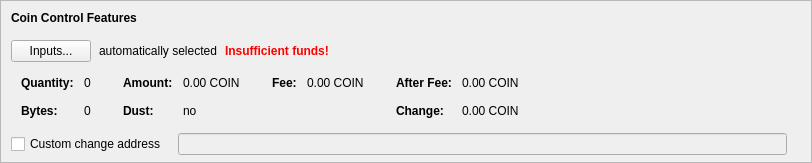
    <widget class="QFrame" name="frameCoinControl">
     <property name="sizePolicy">
      <sizepolicy hsizetype="Expanding" vsizetype="Expanding">
       <horstretch>0</horstretch>
       <verstretch>0</verstretch>
      </sizepolicy>
     </property>
     <property name="maximumSize">
      <size>
       <width>16777215</width>
       <height>16777215</height>
      </size>
     </property>
     <property name="frameShape">
      <enum>QFrame::StyledPanel</enum>
     </property>
     <property name="frameShadow">
      <enum>QFrame::Sunken</enum>
     </property>
     <layout class="QVBoxLayout" name="verticalLayoutCoinControl2">
      <property name="spacing">
       <number>0</number>
      </property>
      <property name="leftMargin">
       <number>0</number>
      </property>
      <property name="topMargin">
       <number>0</number>
      </property>
      <property name="rightMargin">
       <number>0</number>
      </property>
      <property name="bottomMargin">
       <number>6</number>
      </property>
      <item>
       <layout class="QVBoxLayout" name="verticalLayoutCoinControl" stretch="0,0,0,0,1">
        <property name="spacing">
         <number>0</number>
        </property>
        <property name="leftMargin">
         <number>10</number>
        </property>
        <property name="topMargin">
         <number>10</number>
        </property>
        <item>
         <layout class="QHBoxLayout" name="horizontalLayoutCoinControl1">
          <property name="bottomMargin">
           <number>15</number>
          </property>
          <item>
           <widget class="QLabel" name="labelCoinControlFeatures">
            <property name="sizePolicy">
             <sizepolicy hsizetype="Preferred" vsizetype="Maximum">
              <horstretch>0</horstretch>
              <verstretch>0</verstretch>
             </sizepolicy>
            </property>
            <property name="font">
             <font>
              <weight>75</weight>
              <bold>true</bold>
             </font>
            </property>
            <property name="styleSheet">
             <string notr="true">font-weight:bold;</string>
            </property>
            <property name="text">
             <string>Coin Control Features</string>
            </property>
           </widget>
          </item>
         </layout>
        </item>
        <item>
         <layout class="QHBoxLayout" name="horizontalLayoutCoinControl2" stretch="0,0,0,0">
          <property name="spacing">
           <number>8</number>
          </property>
          <property name="bottomMargin">
           <number>10</number>
          </property>
          <item>
           <widget class="QPushButton" name="pushButtonCoinControl">
            <property name="styleSheet">
             <string notr="true"/>
            </property>
            <property name="text">
             <string>Inputs...</string>
            </property>
            <property name="autoDefault">
             <bool>false</bool>
            </property>
           </widget>
          </item>
          <item>
           <widget class="QLabel" name="labelCoinControlAutomaticallySelected">
            <property name="text">
             <string>automatically selected</string>
            </property>
            <property name="margin">
             <number>5</number>
            </property>
           </widget>
          </item>
          <item>
           <widget class="QLabel" name="labelCoinControlInsuffFunds">
            <property name="font">
             <font>
              <weight>75</weight>
              <bold>true</bold>
             </font>
            </property>
            <property name="styleSheet">
             <string notr="true">color:red;font-weight:bold;</string>
            </property>
            <property name="text">
             <string>Insufficient funds!</string>
            </property>
            <property name="margin">
             <number>5</number>
            </property>
           </widget>
          </item>
          <item>
           <spacer name="horizontalSpacerCoinControl">
            <property name="orientation">
             <enum>Qt::Horizontal</enum>
            </property>
            <property name="sizeHint" stdset="0">
             <size>
              <width>40</width>
              <height>1</height>
             </size>
            </property>
           </spacer>
          </item>
         </layout>
        </item>
        <item>
         <widget class="QWidget" name="widgetCoinControl" native="true">
          <property name="sizePolicy">
           <sizepolicy hsizetype="Preferred" vsizetype="Preferred">
            <horstretch>0</horstretch>
            <verstretch>0</verstretch>
           </sizepolicy>
          </property>
          <property name="minimumSize">
           <size>
            <width>0</width>
            <height>0</height>
           </size>
          </property>
          <property name="styleSheet">
           <string notr="true"/>
          </property>
          <layout class="QHBoxLayout" name="horizontalLayoutCoinControl5">
           <property name="leftMargin">
            <number>0</number>
           </property>
           <property name="topMargin">
            <number>0</number>
           </property>
           <property name="rightMargin">
            <number>0</number>
           </property>
           <property name="bottomMargin">
            <number>0</number>
           </property>
           <item>
            <layout class="QHBoxLayout" name="horizontalLayoutCoinControl3" stretch="0,0,0,1">
             <property name="spacing">
              <number>20</number>
             </property>
             <property name="topMargin">
              <number>0</number>
             </property>
             <property name="bottomMargin">
              <number>10</number>
             </property>
             <item>
              <layout class="QFormLayout" name="formLayoutCoinControl1">
               <property name="horizontalSpacing">
                <number>10</number>
               </property>
               <property name="verticalSpacing">
                <number>14</number>
               </property>
               <property name="leftMargin">
                <number>10</number>
               </property>
               <property name="topMargin">
                <number>4</number>
               </property>
               <property name="rightMargin">
                <number>6</number>
               </property>
               <item row="0" column="0">
                <widget class="QLabel" name="labelCoinControlQuantityText">
                 <property name="font">
                  <font>
                   <weight>75</weight>
                   <bold>true</bold>
                  </font>
                 </property>
                 <property name="text">
                  <string>Quantity:</string>
                 </property>
                 <property name="margin">
                  <number>0</number>
                 </property>
                </widget>
               </item>
               <item row="0" column="1">
                <widget class="QLabel" name="labelCoinControlQuantity">
                 <property name="cursor">
                  <cursorShape>IBeamCursor</cursorShape>
                 </property>
                 <property name="contextMenuPolicy">
                  <enum>Qt::ActionsContextMenu</enum>
                 </property>
                 <property name="text">
                  <string notr="true">0</string>
                 </property>
                 <property name="margin">
                  <number>0</number>
                 </property>
                 <property name="textInteractionFlags">
                  <set>Qt::LinksAccessibleByMouse|Qt::TextSelectableByKeyboard|Qt::TextSelectableByMouse</set>
                 </property>
                </widget>
               </item>
               <item row="1" column="0">
                <widget class="QLabel" name="labelCoinControlBytesText">
                 <property name="font">
                  <font>
                   <weight>75</weight>
                   <bold>true</bold>
                  </font>
                 </property>
                 <property name="text">
                  <string>Bytes:</string>
                 </property>
                </widget>
               </item>
               <item row="1" column="1">
                <widget class="QLabel" name="labelCoinControlBytes">
                 <property name="cursor">
                  <cursorShape>IBeamCursor</cursorShape>
                 </property>
                 <property name="contextMenuPolicy">
                  <enum>Qt::ActionsContextMenu</enum>
                 </property>
                 <property name="text">
                  <string notr="true">0</string>
                 </property>
                 <property name="textInteractionFlags">
                  <set>Qt::LinksAccessibleByMouse|Qt::TextSelectableByKeyboard|Qt::TextSelectableByMouse</set>
                 </property>
                </widget>
               </item>
              </layout>
             </item>
             <item>
              <layout class="QFormLayout" name="formLayoutCoinControl2">
               <property name="horizontalSpacing">
                <number>10</number>
               </property>
               <property name="verticalSpacing">
                <number>14</number>
               </property>
               <property name="leftMargin">
                <number>6</number>
               </property>
               <property name="topMargin">
                <number>4</number>
               </property>
               <property name="rightMargin">
                <number>6</number>
               </property>
               <item row="0" column="0">
                <widget class="QLabel" name="labelCoinControlAmountText">
                 <property name="font">
                  <font>
                   <weight>75</weight>
                   <bold>true</bold>
                  </font>
                 </property>
                 <property name="text">
                  <string>Amount:</string>
                 </property>
                 <property name="margin">
                  <number>0</number>
                 </property>
                </widget>
               </item>
               <item row="0" column="1">
                <widget class="QLabel" name="labelCoinControlAmount">
                 <property name="cursor">
                  <cursorShape>IBeamCursor</cursorShape>
                 </property>
                 <property name="contextMenuPolicy">
                  <enum>Qt::ActionsContextMenu</enum>
                 </property>
                 <property name="text">
                  <string notr="true">0.00 COIN</string>
                 </property>
                 <property name="textInteractionFlags">
                  <set>Qt::LinksAccessibleByMouse|Qt::TextSelectableByKeyboard|Qt::TextSelectableByMouse</set>
                 </property>
                </widget>
               </item>
               <item row="1" column="0">
                <widget class="QLabel" name="labelCoinControlLowOutputText">
                 <property name="font">
                  <font>
                   <weight>75</weight>
                   <bold>true</bold>
                  </font>
                 </property>
                 <property name="text">
                  <string>Dust:</string>
                 </property>
                </widget>
               </item>
               <item row="1" column="1">
                <widget class="QLabel" name="labelCoinControlLowOutput">
                 <property name="cursor">
                  <cursorShape>IBeamCursor</cursorShape>
                 </property>
                 <property name="contextMenuPolicy">
                  <enum>Qt::ActionsContextMenu</enum>
                 </property>
                 <property name="text">
                  <string notr="true">no</string>
                 </property>
                 <property name="textInteractionFlags">
                  <set>Qt::LinksAccessibleByMouse|Qt::TextSelectableByKeyboard|Qt::TextSelectableByMouse</set>
                 </property>
                </widget>
               </item>
              </layout>
             </item>
             <item>
              <layout class="QFormLayout" name="formLayoutCoinControl3">
               <property name="horizontalSpacing">
                <number>10</number>
               </property>
               <property name="verticalSpacing">
                <number>14</number>
               </property>
               <property name="leftMargin">
                <number>6</number>
               </property>
               <property name="topMargin">
                <number>4</number>
               </property>
               <property name="rightMargin">
                <number>6</number>
               </property>
               <item row="0" column="0">
                <widget class="QLabel" name="labelCoinControlFeeText">
                 <property name="font">
                  <font>
                   <weight>75</weight>
                   <bold>true</bold>
                  </font>
                 </property>
                 <property name="text">
                  <string>Fee:</string>
                 </property>
                 <property name="margin">
                  <number>0</number>
                 </property>
                </widget>
               </item>
               <item row="0" column="1">
                <widget class="QLabel" name="labelCoinControlFee">
                 <property name="cursor">
                  <cursorShape>IBeamCursor</cursorShape>
                 </property>
                 <property name="contextMenuPolicy">
                  <enum>Qt::ActionsContextMenu</enum>
                 </property>
                 <property name="text">
                  <string notr="true">0.00 COIN</string>
                 </property>
                 <property name="textInteractionFlags">
                  <set>Qt::LinksAccessibleByMouse|Qt::TextSelectableByKeyboard|Qt::TextSelectableByMouse</set>
                 </property>
                </widget>
               </item>
              </layout>
             </item>
             <item>
              <layout class="QFormLayout" name="formLayoutCoinControl4">
               <property name="horizontalSpacing">
                <number>10</number>
               </property>
               <property name="verticalSpacing">
                <number>14</number>
               </property>
               <property name="leftMargin">
                <number>6</number>
               </property>
               <property name="topMargin">
                <number>4</number>
               </property>
               <property name="rightMargin">
                <number>6</number>
               </property>
               <item row="0" column="0">
                <widget class="QLabel" name="labelCoinControlAfterFeeText">
                 <property name="font">
                  <font>
                   <weight>75</weight>
                   <bold>true</bold>
                  </font>
                 </property>
                 <property name="text">
                  <string>After Fee:</string>
                 </property>
                 <property name="margin">
                  <number>0</number>
                 </property>
                </widget>
               </item>
               <item row="0" column="1">
                <widget class="QLabel" name="labelCoinControlAfterFee">
                 <property name="cursor">
                  <cursorShape>IBeamCursor</cursorShape>
                 </property>
                 <property name="contextMenuPolicy">
                  <enum>Qt::ActionsContextMenu</enum>
                 </property>
                 <property name="text">
                  <string notr="true">0.00 COIN</string>
                 </property>
                 <property name="textInteractionFlags">
                  <set>Qt::LinksAccessibleByMouse|Qt::TextSelectableByKeyboard|Qt::TextSelectableByMouse</set>
                 </property>
                </widget>
               </item>
               <item row="1" column="0">
                <widget class="QLabel" name="labelCoinControlChangeText">
                 <property name="font">
                  <font>
                   <weight>75</weight>
                   <bold>true</bold>
                  </font>
                 </property>
                 <property name="text">
                  <string>Change:</string>
                 </property>
                </widget>
               </item>
               <item row="1" column="1">
                <widget class="QLabel" name="labelCoinControlChange">
                 <property name="cursor">
                  <cursorShape>IBeamCursor</cursorShape>
                 </property>
                 <property name="contextMenuPolicy">
                  <enum>Qt::ActionsContextMenu</enum>
                 </property>
                 <property name="text">
                  <string notr="true">0.00 COIN</string>
                 </property>
                 <property name="textInteractionFlags">
                  <set>Qt::LinksAccessibleByMouse|Qt::TextSelectableByKeyboard|Qt::TextSelectableByMouse</set>
                 </property>
                </widget>
               </item>
              </layout>
             </item>
            </layout>
           </item>
          </layout>
         </widget>
        </item>
        <item>
         <layout class="QHBoxLayout" name="horizontalLayoutCoinControl4" stretch="0,0,0">
          <property name="spacing">
           <number>12</number>
          </property>
          <property name="sizeConstraint">
           <enum>QLayout::SetDefaultConstraint</enum>
          </property>
          <property name="topMargin">
           <number>5</number>
          </property>
          <property name="rightMargin">
           <number>5</number>
          </property>
          <item>
           <widget class="QCheckBox" name="checkBoxCoinControlChange">
            <property name="toolTip">
             <string>If this is activated, but the change address is empty or invalid, change will be sent to a newly generated address.</string>
            </property>
            <property name="text">
             <string>Custom change address</string>
            </property>
           </widget>
          </item>
          <item>
           <widget class="QValidatedLineEdit" name="lineEditCoinControlChange">
            <property name="enabled">
             <bool>false</bool>
            </property>
            <property name="sizePolicy">
             <sizepolicy hsizetype="Expanding" vsizetype="Fixed">
              <horstretch>0</horstretch>
              <verstretch>0</verstretch>
             </sizepolicy>
            </property>
           </widget>
          </item>
          <item>
           <widget class="QLabel" name="labelCoinControlChangeLabel">
            <property name="sizePolicy">
             <sizepolicy hsizetype="Preferred" vsizetype="Expanding">
              <horstretch>0</horstretch>
              <verstretch>0</verstretch>
             </sizepolicy>
            </property>
            <property name="minimumSize">
             <size>
              <width>0</width>
              <height>0</height>
             </size>
            </property>
            <property name="text">
             <string/>
            </property>
            <property name="margin">
             <number>3</number>
            </property>
           </widget>
          </item>
         </layout>
        </item>
        <item>
         <spacer name="verticalSpacerCoinControl">
          <property name="orientation">
           <enum>Qt::Vertical</enum>
          </property>
          <property name="sizeHint" stdset="0">
           <size>
            <width>800</width>
            <height>1</height>
           </size>
          </property>
         </spacer>
        </item>
       </layout>
      </item>
     </layout>
    </widget>
